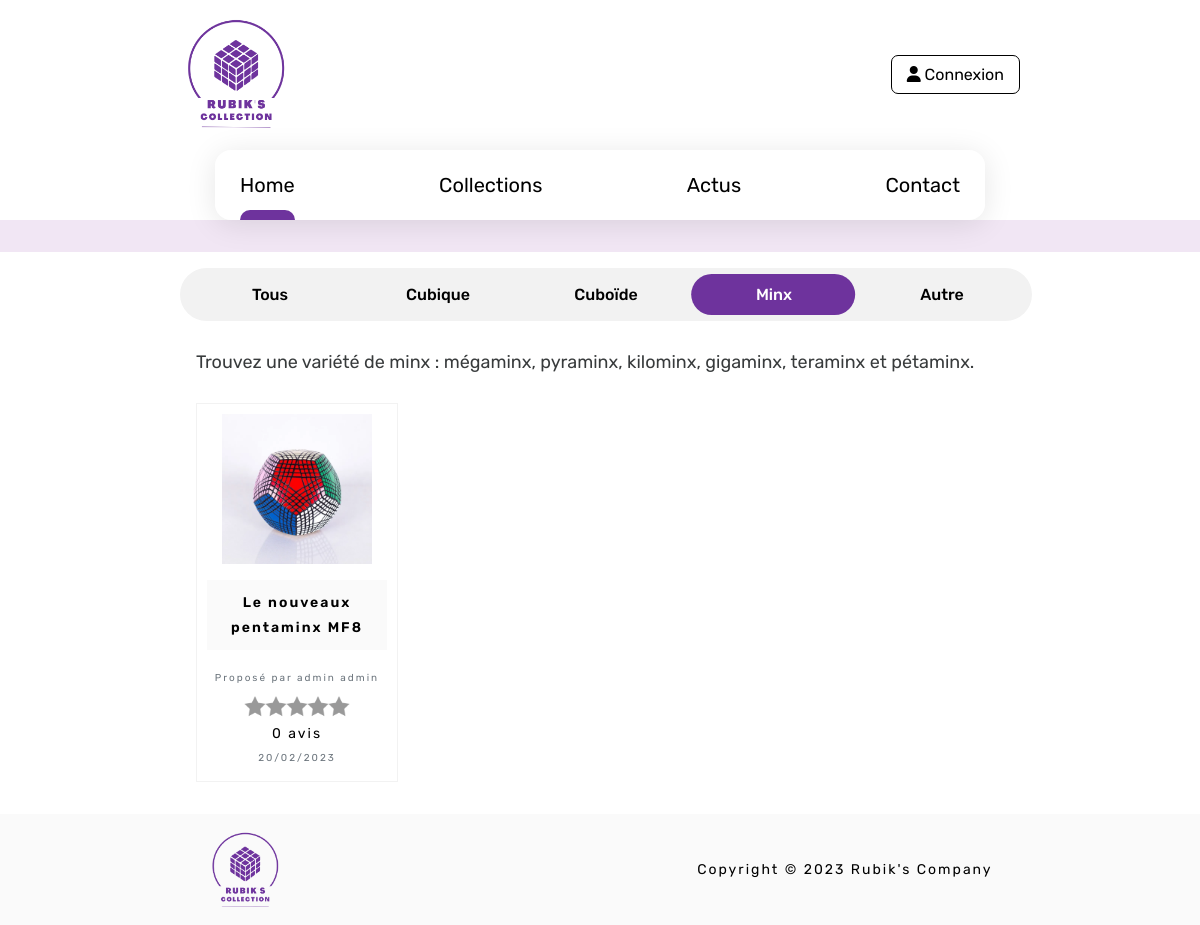
/views/collections.php?categorie=minx, run on the app's committed database.
### tables this page shows
CREATE TABLE `categorie` (
  `id` int(11) NOT NULL AUTO_INCREMENT,
  `name` VARCHAR(255) NOT NULL,
  `description` text NOT NULL,
    PRIMARY KEY (`id`)
);

CREATE TABLE `article` (
  `id` int(11) NOT NULL AUTO_INCREMENT,
  `timestamp` timestamp NOT NULL DEFAULT CURRENT_TIMESTAMP,
  `user_id` int(11) NOT NULL,
  `categorie_id` int(11) NOT NULL,
  `title` VARCHAR(255) NOT NULL,
  `image` VARCHAR(255) NOT NULL,
  `description` text NOT NULL,
    PRIMARY KEY (`id`),
  KEY `FK_Article_Categorie` (`categorie_id`),
  KEY `FK_Article_Users` (`user_id`),
  CONSTRAINT `FK_Article_Categorie` FOREIGN KEY (`categorie_id`) REFERENCES `categorie` (`id`),
  CONSTRAINT `FK_Article_Users` FOREIGN KEY (`user_id`) REFERENCES `users` (`id`)
);

CREATE TABLE `users` (
  `id` int(11) NOT NULL AUTO_INCREMENT,
  `timestamp` timestamp NOT NULL DEFAULT CURRENT_TIMESTAMP,
  `niveau` int(11) NOT NULL,
  `nom` VARCHAR(255) NOT NULL,
  `prenom` VARCHAR(255) NOT NULL,
  `mail` VARCHAR(255) NOT NULL,
  `password` VARCHAR(255) NOT NULL,
  PRIMARY KEY (`id`),
  UNIQUE KEY `UN_Utilisateur_mail` (`mail`(255))
);

### api/requete.php (called while the page is built, shortened)
<?php
function fetch_all(string $sql, PDO $bdd)
{
    $stmt = $bdd->prepare($sql);
    $stmt->execute();
    $result = $stmt->fetchAll(PDO::FETCH_ASSOC);
    return $result;
}
function articleByCategorie(PDO $bdd, $categorie): array
{
    $cond = $categorie === 'all' ? '' : "WHERE LOWER(c.name) = '$categorie'";
    $sql = "SELECT a.id, a.timestamp, u.nom, u.prenom, a.image, a.title, COUNT(co.id) AS nbr_avis, AVG(co.rating) AS rating
    FROM article AS a
    INNER JOIN categorie AS c
    ON a.categorie_id = c.id
    INNER JOIN users AS u
    ON a.user_id = u.id
    LEFT JOIN comment as co
    ON a.id = co.article_id
    $cond
    GROUP BY a.id
    ORDER BY a.timestamp DESC";
    return fetch_all($sql, $bdd);
}
function categorieDescription(PDO $bdd, $categorie): array
{
    $sql = "SELECT description
    FROM categorie
    WHERE LOWER(name) = :categorie";
    $stmt = $bdd->prepare($sql);
    $stmt->bindValue(':categorie', $categorie, PDO::PARAM_STR);
    $stmt->execute();
    $result = $stmt->fetch(PDO::FETCH_ASSOC);
    return $result;
}

### views/collections.php (the view, shortened to what this page needs)
<?php
require_once 'nav.php';
$categorie = isset($_GET['categorie']) ? $_GET['categorie'] : 'all';
$articleByCategorie = articleByCategorie($bdd, $categorie);
$description = categorieDescription($bdd, $categorie);
?>
<header id="header-collection">
</header>
<main>
    <div class="tabs">
        <a class="tabs__button" href='./collections.php' aria-selected=<?= $categorie === 'all' ? "true" : "false" ?>>
            Tous
        </a>
        <a href='./collections.php?categorie=cubique' class="tabs__button" aria-selected=<?= $categorie === 'cubique' ? "true" : "false" ?>>
            Cubique
        </a>
        <a class="tabs__button" href='./collections.php?categorie=cuboïde' aria-selected=<?= $categorie === 'cuboïde' ? "true" : "false" ?>>
            Cuboïde
        </a>
        <a class="tabs__button" href='./collections.php?categorie=minx' aria-selected=<?= $categorie === 'minx' ? "true" : "false" ?>>
            Minx
        </a>
        <a class="tabs__button" href='./collections.php?categorie=autre' aria-selected=<?= $categorie === 'autre' ? "true" : "false" ?>>
            Autre
        </a>
    </div>
    <section id="collections">
        <h3><?= $description['description'] ?></h3>
        <div class="post-container">
            <?php foreach ($articleByCategorie as $article) { ?>
                <a href="./show.php?id=<?= $article['id'] ?>">
                    <article>
                        <div class="card-image"><img src="../public/img/article/<?= $article['image'] ?>" alt="Une image de Rubik's cube"></div>
                        <p class="title"><?= $article['title'] ?></p>
                        <p class="card-user">Proposé par <?= $article['nom'] . ' ' . $article['prenom'] ?></p>
                        <p class="starability-result" data-rating="<?= is_null($article['rating']) ? 0 : roundToNearestHalfInteger($article['rating']) ?>"></p>
                        <p><?= $article['nbr_avis'] ?> avis</p>
                        <p class="date"><?= date("d/m/Y", strtotime($article["timestamp"])) ?></p>
                    </article>
                </a>
            <?php } ?>
        </div>
    </section>
</main>
<?php
require_once 'footer.php';
?>

### public/libs/css/starability.css (style rules this page uses)
.starability-result { position: relative; width: 150px; height: 30px; font-size: 0.1em; color: transparent; }
.starability-result:after { content: " "; position: absolute; left: 0; height: 30px; background-position: 0 -30px; }

### public/css/style.css (style rules this page uses)
html, body, div, span, applet, object, iframe, h1, h2, h3, h4, h5, h6, p, blockquote, pre, a, abbr, acronym, address, big, cite, code, del, dfn, em, img, ins, kbd, q, s, samp, small, strike, strong, sub, sup, tt, var, b, u, i, center, dl, dt, dd, ol, ul, li, fieldset, form, label, legend, table, caption, tbody, tfoot, thead, tr, th, td, article, aside, canvas, details, embed, figure, figcaption, footer, header, hgroup, menu, nav, output, ruby, section, summary, time, mark, audio, video { margin: 0; padding: 0; border: 0; font-size: 100%; font: inherit; vertical-align: baseline; text-decoration: none; color: black; }
article, aside, details, figcaption, figure, footer, header, hgroup, menu, nav, section { display: block; }
body { line-height: 1; overflow-x: hidden; }
body { font-family: "rubik"; overflow-x: hidden; position: relative; margin: 0; }
p { line-height: 25px; letter-spacing: 2px; }
html { scroll-behavior: smooth; }
main { max-width: 70vw; margin: 0 auto; }
h3 { font-size: 24px; font-weight: 500; margin-bottom: 2rem; }
#header-collection { padding: 1rem 0; background-color: #F1E6F4; }
.tabs { --outer-padding: 6px; --border-radius: 1000px; --background-offset: 0; --background-offset-padding: 6px; position: relative; margin-top: 1rem; display: flex; width: 100%; justify-content: space-between; background-color: #f2f2f2; border-radius: var(--border-radius); padding: var(--outer-padding); }
.tabs::before { z-index: 0; content: ""; position: absolute; transform: translateX(calc(var(--background-offset) + var(--background-offset-padding))); width: calc(20% - var(--outer-padding)); height: calc(100% - var(--outer-padding) * 2); background-color: #6E339D; border-radius: var(--border-radius); transition: 0.3s cubic-bezier(0.4, 0, 0.2, 1); }
.tabs__button { text-align: center; flex-basis: 50%; font-weight: 500; padding: 0.8rem; position: relative; border-radius: var(--border-radius); transition: color 0.25s cubic-bezier(0.4, 0, 0.2, 1) 0.1s; user-select: none; }
.tabs__button[aria-selected=true] { color: #ffffff; }
#collections { padding-bottom: 2rem; }
#collections h3 { font-size: 18px; font-weight: 400; color: #383b3c; margin: 2rem 1rem; }
#collections .post-container { margin: 0 1rem; display: grid; grid-template-columns: repeat(4, 1fr); }
#collections .card-image { max-width: 100%; height: 150px; }
#collections .card-image img { width: 100%; height: 100%; object-fit: contain; object-position: center; }
#collections a { padding: 10px; border: 1px solid #f2f2f2; transition: all 0.3s; }
#collections p { text-align: center; font-size: 14px; }
#collections .title { margin: 1rem 0; padding: 10px 5px; background-color: #fafafa; font-weight: 600; }
#collections .card-user, #collections .date { color: #6C757D; font-size: 10px; }
#collections .starability-result { transform: scale(0.7); margin: 0 auto; }

### data on the page
categorie: description "Trouvez une variété de minx : mégaminx, pyraminx, kilominx, gigaminx, teraminx et pétaminx."
article: image (picture), title "Le nouveaux pentaminx MF8", user.nom "admin", user.prenom "admin", nbr_avis "0", timestamp "20/02/2023"
